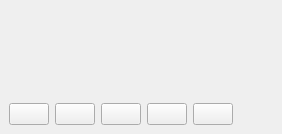
<?xml version="1.0" encoding="UTF-8"?>
<ui version="4.0">
 <class>MainWindow</class>
 <widget class="QMainWindow" name="MainWindow">
  <property name="geometry">
   <rect>
    <x>0</x>
    <y>0</y>
    <width>230</width>
    <height>134</height>
   </rect>
  </property>
  <property name="sizePolicy">
   <sizepolicy hsizetype="Minimum" vsizetype="Minimum">
    <horstretch>0</horstretch>
    <verstretch>0</verstretch>
   </sizepolicy>
  </property>
  <property name="windowTitle">
   <string>multigifview</string>
  </property>
  <widget class="QWidget" name="centralwidget">
   <property name="sizePolicy">
    <sizepolicy hsizetype="Fixed" vsizetype="Fixed">
     <horstretch>0</horstretch>
     <verstretch>0</verstretch>
    </sizepolicy>
   </property>
   <layout class="QVBoxLayout" name="verticalLayout_main">
    <item>
     <layout class="QHBoxLayout" name="gif_layout">
      <item>
       <layout class="QVBoxLayout" name="column0">
        <item>
         <spacer name="verticalSpacer_left">
          <property name="orientation">
           <enum>Qt::Vertical</enum>
          </property>
          <property name="sizeHint" stdset="0">
           <size>
            <width>0</width>
            <height>0</height>
           </size>
          </property>
         </spacer>
        </item>
       </layout>
      </item>
     </layout>
    </item>
    <item>
     <layout class="QHBoxLayout" name="horizontalLayout">
      <property name="sizeConstraint">
       <enum>QLayout::SetFixedSize</enum>
      </property>
      <item>
       <widget class="QPushButton" name="beginning_button">
        <property name="text">
         <string/>
        </property>
        <property name="icon">
         <iconset theme="media-skip-backward">
          <normaloff>.</normaloff>.</iconset>
        </property>
        <property name="shortcut">
         <string>B</string>
        </property>
       </widget>
      </item>
      <item>
       <widget class="QPushButton" name="previous_button">
        <property name="text">
         <string/>
        </property>
        <property name="icon">
         <iconset theme="media-seek-backward">
          <normaloff>.</normaloff>.</iconset>
        </property>
        <property name="shortcut">
         <string>P</string>
        </property>
       </widget>
      </item>
      <item>
       <widget class="QPushButton" name="play_button">
        <property name="text">
         <string/>
        </property>
        <property name="icon">
         <iconset theme="media-playback-start">
          <normaloff>.</normaloff>.</iconset>
        </property>
        <property name="shortcut">
         <string>Space</string>
        </property>
       </widget>
      </item>
      <item>
       <widget class="QPushButton" name="next_button">
        <property name="text">
         <string/>
        </property>
        <property name="icon">
         <iconset theme="media-seek-forward">
          <normaloff>.</normaloff>.</iconset>
        </property>
        <property name="shortcut">
         <string>N</string>
        </property>
       </widget>
      </item>
      <item>
       <widget class="QPushButton" name="end_button">
        <property name="text">
         <string/>
        </property>
        <property name="icon">
         <iconset theme="media-skip-forward">
          <normaloff>.</normaloff>.</iconset>
        </property>
        <property name="shortcut">
         <string>E</string>
        </property>
       </widget>
      </item>
      <item>
       <spacer name="horizontalSpacer">
        <property name="orientation">
         <enum>Qt::Horizontal</enum>
        </property>
        <property name="sizeHint" stdset="0">
         <size>
          <width>40</width>
          <height>20</height>
         </size>
        </property>
       </spacer>
      </item>
     </layout>
    </item>
   </layout>
  </widget>
  <widget class="QMenuBar" name="menubar">
   <property name="geometry">
    <rect>
     <x>0</x>
     <y>0</y>
     <width>230</width>
     <height>20</height>
    </rect>
   </property>
  </widget>
 </widget>
 <resources/>
 <connections/>
</ui>
